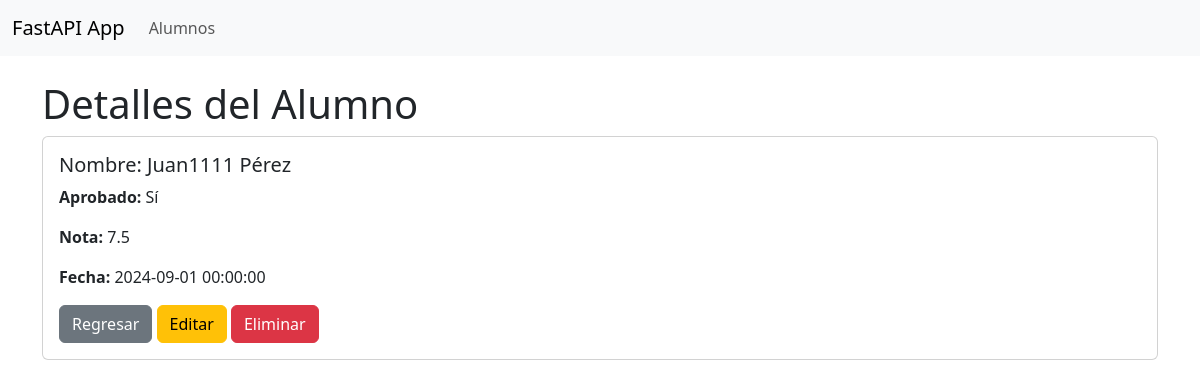
The app's page /alumnos/1 with its own data.
### tables this page shows
CREATE TABLE alumnos (
    id INTEGER PRIMARY KEY AUTOINCREMENT,
    nombre TEXT NOT NULL,
    apellido TEXT NOT NULL,
    aprobado BOOLEAN NOT NULL,
    nota REAL NOT NULL,
    fecha TIMESTAMP NOT NULL
);

### main.py (the view)
@app.get("/alumnos/{alumno_id}", response_class=HTMLResponse)
async def alumno_detail(request: Request, alumno_id: int, db=Depends(get_db)):
    cursor = db.execute("SELECT * FROM alumnos WHERE id = ?", (alumno_id,))
    alumno = cursor.fetchone()
    if not alumno:
        raise HTTPException(status_code=404, detail="Alumno no encontrado")
    return templates.TemplateResponse("alumno_detail.html", {"request": request, "alumno": alumno})

### templates/alumno_detail.html (shortened to what this page needs)
{% extends "base.html" %}
{% block content %}
<h1>Detalles del Alumno</h1>
<div class="card">
    <div class="card-body">
        <h5 class="card-title">Nombre: {{ alumno.nombre }} {{ alumno.apellido }}</h5>
        <p class="card-text"><strong>Aprobado:</strong> {{ "Sí" if alumno.aprobado else "No" }}</p>
        <p class="card-text"><strong>Nota:</strong> {{ alumno.nota }}</p>
        <p class="card-text"><strong>Fecha:</strong> {{ alumno.fecha }}</p>
        <a href="/alumnos" class="btn btn-secondary">Regresar</a>
        <a href="/alumnos/{{ alumno.id }}/edit" class="btn btn-warning">Editar</a>
        <a href="/alumnos/{{ alumno.id }}/delete" class="btn btn-danger">Eliminar</a>
    </div>
</div>
{% endblock %}

### records on screen
alumnos: nombre "Juan1111", apellido "Pérez", aprobado "Sí", nota "7.5", fecha "2024-09-01 00:00:00"
